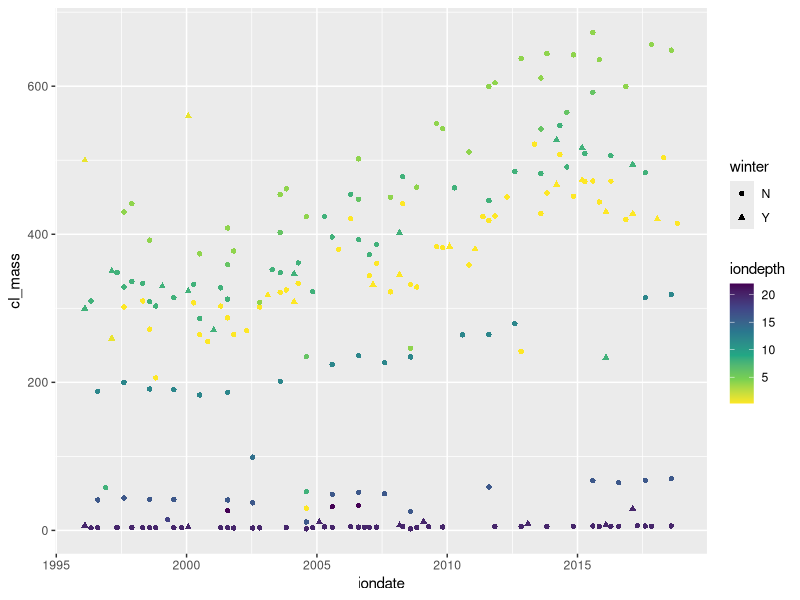
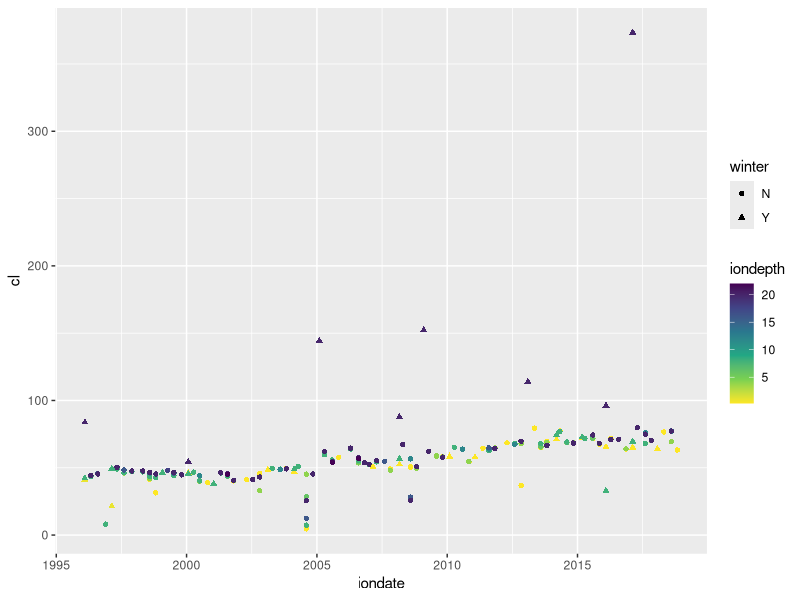

These charts were generated, in order, by the following R code:
library(tidyverse)
library(lubridate)

#load and format the datasets
ions <- read_csv("Data/LTER_ions.csv") %>% #all ion data from LTER
  filter(lakeid == "MO" | lakeid == "ME") %>%
  mutate(depth = replace(depth, depth == 0, 0.25)) %>% 
  mutate(depth = replace(depth, depth == 21.9, 22)) #rounding depths to nearest depth with hp_factor to ensure dall data is included
  
hypso <- read_csv("Data/lake_hypsometry.csv") #hypsometry factor to multiply by total lake volume

icedepth <- read_csv("Data/winter.csv") %>% #depth of ice
  rename(icedate = sampledate) %>%  #icedate refers to the date the ice depth was measured
  group_by(lakeid, year4) %>%
  mutate(ave_icedepth = mean(totice)) %>% #the ice thickness is measured over a few different days 
  select(lakeid, year4, icedate, ave_icedepth) %>%
  distinct(lakeid, year4, ave_icedepth)

  
icedates <- read_csv("Data/icedates.csv") %>% #ice on and off dates
  filter(lakeid == "MO" | lakeid == "ME") %>%
  mutate(ice_on = mdy(ice_on),
         ice_off = mdy(ice_off),
         year4 = year4 + 1)

#joining all datasets together
combined_data <- ions %>%
  left_join(hypso, by = c("lakeid", "depth")) %>%
  left_join(icedates, by = c("lakeid", "year4")) %>%
  left_join(icedepth, by = c("lakeid", "year4"))


mass <- combined_data %>%
  drop_na(cl) %>%
  filter(cl > 0) %>%
  mutate(vol_cubicmeters = ifelse(lakeid == "ME", hp_factor * 506880000, hp_factor * 111520000)) %>% #hypsometrically weighting lake volumes [m^-3]
  mutate(vol_liters = vol_cubicmeters * 1000) %>% #converting cubic meters to liters
  mutate(cl_mass = cl * vol_liters * 0.000000001,
         so4_mass = so4 * vol_liters * 0.000000001,
         ca_mass = ca * vol_liters * 0.000000001,
         mg_mass = mg * vol_liters * 0.000000001,
         na_mass = na * vol_liters * 0.000000001,
         k_mass = k * vol_liters * 0.000000001,
         fe_mass = fe * vol_liters * 0.000000001,
         mn_mass = mn * vol_liters * 0.000000001) %>% #converting concentration [mg L^-1] to mass in tonnes [Mg]
  rowwise() %>%
  mutate(winter = ifelse(between(sampledate, ice_on, ice_off), "Y", "N")) %>% #to easily distinguish ice on vs. ice off data
  mutate_if(is.numeric, ~replace_na(., 0)) %>% #converting NAs to 0 for the next step
  mutate(All_ions = sum(cl_mass + so4_mass + ca_mass + mg_mass + na_mass + k_mass + fe_mass + mn_mass)) %>%
  rename(iondate = sampledate,
         iondepth = depth) 

#just a couple of visuals 
#Cl mass over time 
ggplot(mass %>% filter(lakeid == "MO")) +
  geom_point(aes(iondate, cl_mass, color = iondepth, shape = winter)) +
  scale_color_viridis_c(direction = -1) 

#Cl concentration over time
ggplot(mass %>% filter(lakeid == "MO"))+
  geom_point(aes(iondate, cl, shape = winter, color = iondepth)) +
  scale_color_viridis_c(direction = -1) 


#The ion exclusion calculations below only account for .25m of ice or less because data is not collected between .25 and 4m


#Mendota ion exclusion

surface_mass_ME <- mass %>%
  filter(lakeid == "ME",
         iondepth <= 4, #Only 0.25m will be appropriate to calculate the ion exclusion becuase data is collected at 0.25, 4, 8, etc.
         winter == "N") %>% #Looking at the salt mass when the ice is off
  select(year4, iondate, iondepth, cl_mass, ave_icedepth) %>%
  group_by(year4, iondepth) %>%
  mutate(ave_clmass = mean(cl_mass)) %>% #getting the average chloride mass for the year based on ~2 sampling days (ice off)
  distinct(year4, iondepth, ave_clmass, ave_icedepth) %>%
  mutate(iondepth = iondepth * 100)  # converting depth in m to cm


ME_Salt_Exclusion <- surface_mass_ME %>%
  filter(iondepth == 25) %>%
  mutate(exclusion_mass = ifelse(iondepth <= ave_icedepth, 0.95 * ave_clmass, (ave_icedepth / iondepth) * ave_clmass * .95)) #salt mass excluded from ice. If ice thickness is less than 25cm, I took the proportion of the layer that is ice and assuming that the ions are evenly distributed, calculated the amount of ions then took 95% of that 


#Monona ion exclusion

surface_mass_MO <- mass %>%
  filter(lakeid == "MO",
         iondepth <= 4, #Only 0.25m will be appropriate to calculate the ion exclusion becuase data is collected at 0.25, 4, 8, etc.
         winter == "N") %>% #Looking at the salt mass when the ice is off
  select(year4, iondate, iondepth, cl_mass, ave_icedepth) %>%
  group_by(year4, iondepth) %>%
  mutate(ave_clmass = mean(cl_mass)) %>% #getting the average chloride mass for the year based on ~2 sampling days (ice off)
  distinct(year4, iondepth, ave_clmass, ave_icedepth) %>%
  mutate(iondepth = iondepth * 100)  # converting depth in m to cm


MO_Salt_Exclusion <- surface_mass_MO %>%
  filter(iondepth == 25) %>%
  mutate(exclusion_mass = ifelse(iondepth <= ave_icedepth, 0.95 * ave_clmass, (ave_icedepth / iondepth) * ave_clmass * .95)) #salt mass excluded from ice. If ice thickness is less than 25cm, I took the proportion of the layer that is ice and assuming that the ions are evenly distributed, calculated the amount of ions then took 95% of that 



